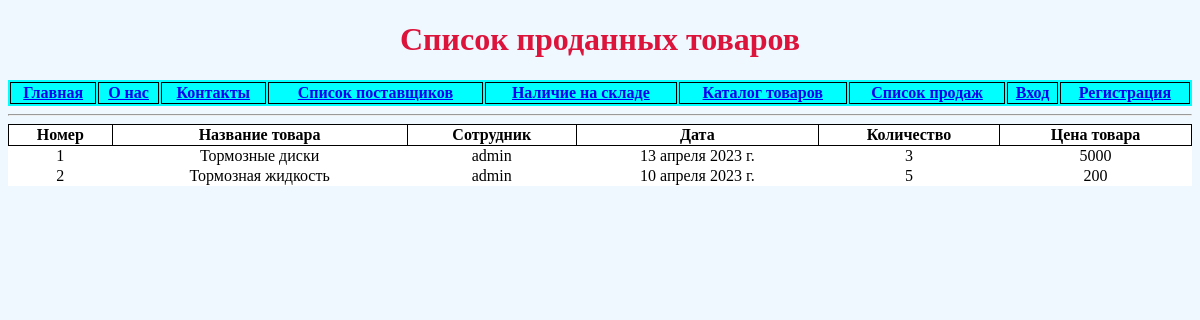
/deal, run on the app's committed database.
### example_app/models.py (models this page shows, shortened)
class Deal(models.Model):
    data = models.DateField(default=django.utils.timezone.now, verbose_name='Дата')
    product = models.ForeignKey(Product, on_delete=models.CASCADE, verbose_name='Продукт')
    amount = models.IntegerField(verbose_name='Количество')
    price_by_one = models.IntegerField(verbose_name='Цена за ед.')
    employer = models.ForeignKey(User, on_delete=models.CASCADE, verbose_name='Сотрудник')

class Product(models.Model):
    name = models.CharField(max_length=20)
    description = models.CharField(max_length=400)
    def __str__(self):
        return self.name

### example_app/views.py (the view)
# urls.py: path('deal', deal),
def deal(requset):
    deals = Deal.objects.all()
    return render(requset, 'deal.html', {'deals': deals})

### example_app/templates/deal.html
{% extends "base.html" %}
{% load static %}
{% block header %}
Список проданных товаров
{% endblock header %}
{% block content %}
<table class="warehouse">
    <tr>
        <th class="warehouse">Номер</th>
        <th class="warehouse">Название товара</th>
        <th class="warehouse">Сотрудник</th>
        <th class="warehouse">Дата</th>
        <th class="warehouse">Количество</th>
        <th class="warehouse">Цена товара</th>
    </tr>
    {% for p in deals %}
    <tr>
        <td align="center">{{ p.id }}</td>
        <td align="center">{{ p.product }}</td>
        <td align="center">{{ p.employer }}</td>
        <td align="center">{{ p.data }}</td>
        <td align="center">{{ p.amount }}</td>
        <td align="center">{{ p.price_by_one }}</td>
    </tr>
    {% endfor %}
</table>
{% endblock content %}

### example_app/static/css/style.css (style rules this page uses)
body { font-family: "Times New Roman"; background: aliceblue; }
table.warehouse { background: white; width: 100%; border-collapse: collapse }
th.warehouse { text-align: center; border: 1px solid black }

### data on the page
Deal: id "1", product "Тормозные диски", employer "admin", data "13 апреля 2023 г.", amount "3", price_by_one "5000"
Deal: id "2", product "Тормозная жидкость", employer "admin", data "10 апреля 2023 г.", amount "5", price_by_one "200"
